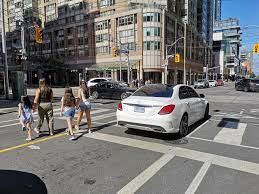
#> input picture images.jpg, 259 x 194 px
$ python main.py
#> lines starting #> are read from the running program, lines starting #| are printed output that depends on the picture
import cv2;
import numpy as np;
threshold=0.5;
#import images.
image=cv2.imread('images.jpg')
#> image is the input picture: shape (194, 259, 3); mean B, G, R 114.3, 115.3, 116
image=cv2.resize(image,(500,500))
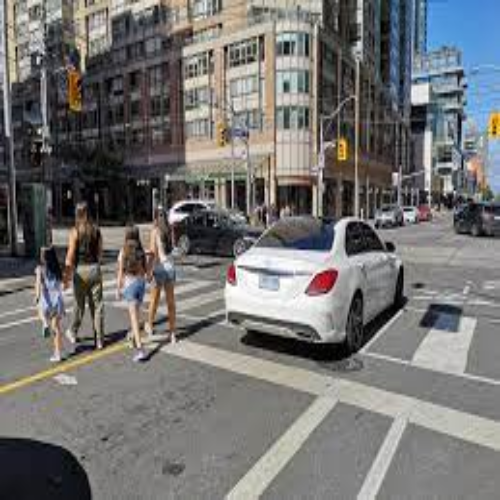
#> image: shape (500, 500, 3); mean B, G, R 114.2, 115.1, 115.9
classNames=[];
#importing class names;
classFile='coco.names';
with open(classFile,'rt') as f:
#> (reads coco.names from the repository)
    classNames=f.read().rstrip('\n').split('\n');
print(classNames);

configPath='ssd_mobilenet_v3_large_coco_2020_01_14.pbtxt';
weightsPath='frozen_inference_graph.pb';

#> (the run stopped early here; a loop or call above may not have finished)
